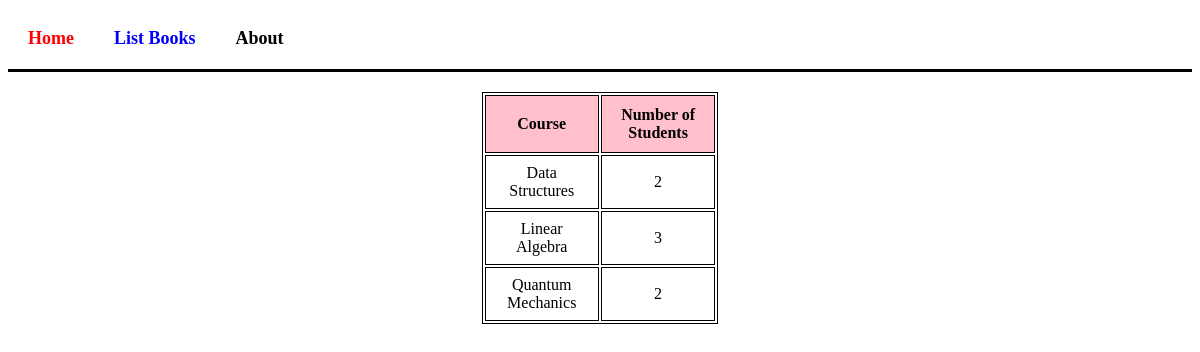
The page /books/lab9/task33 on the database its author committed.
### apps/bookmodule/models.py (models this page shows, shortened)
class Course(models.Model):
    title = models.CharField(max_length = 50)
    code = models.IntegerField()

### apps/bookmodule/views.py (the view)
# urls.py: path('lab9/task33', views.task33),
def task33(request):
    courses = Course.objects.annotate(student_count=Count('students'))
    return render(request, 'bookmodule/task33.html', {'courses':courses})

### apps/template/bookmodule/task33.html (shortened to what this page needs)
{% extends "layouts/base.html" %}
{% load static %}
{% block content %}
<table>
    <tr>
        <th>Course</th>
        <th>Number of Students</th>
    </tr>
    {% for course in courses %}
    <tr>
        <td>{{ course.title }}</td>
        <td>{{ course.student_count }}</td>
    </tr>
    {% endfor %}
</table>
{% endblock content %}

### rows shown on the page
Course: title "Data Structures", student_count "2"
Course: title "Linear Algebra", student_count "3"
Course: title "Quantum Mechanics", student_count "2"
